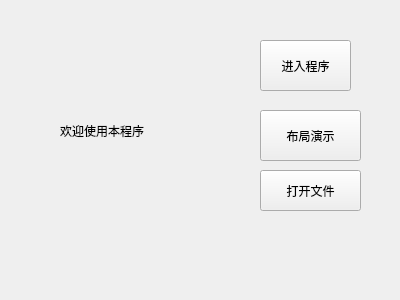
<?xml version="1.0" encoding="UTF-8"?>
<ui version="4.0">
 <class>Welcome</class>
 <widget class="QWidget" name="Welcome">
  <property name="geometry">
   <rect>
    <x>0</x>
    <y>0</y>
    <width>400</width>
    <height>300</height>
   </rect>
  </property>
  <property name="windowTitle">
   <string>Form</string>
  </property>
  <widget class="QLabel" name="label">
   <property name="geometry">
    <rect>
     <x>60</x>
     <y>90</y>
     <width>181</width>
     <height>81</height>
    </rect>
   </property>
   <property name="text">
    <string>欢迎使用本程序</string>
   </property>
  </widget>
  <widget class="QPushButton" name="runBtn">
   <property name="geometry">
    <rect>
     <x>260</x>
     <y>40</y>
     <width>91</width>
     <height>51</height>
    </rect>
   </property>
   <property name="text">
    <string>进入程序</string>
   </property>
  </widget>
  <widget class="QPushButton" name="layoutBtn">
   <property name="geometry">
    <rect>
     <x>260</x>
     <y>110</y>
     <width>101</width>
     <height>51</height>
    </rect>
   </property>
   <property name="text">
    <string>布局演示</string>
   </property>
  </widget>
  <widget class="QPushButton" name="openBtn">
   <property name="geometry">
    <rect>
     <x>260</x>
     <y>170</y>
     <width>101</width>
     <height>41</height>
    </rect>
   </property>
   <property name="text">
    <string>打开文件</string>
   </property>
  </widget>
 </widget>
 <resources/>
 <connections/>
</ui>
